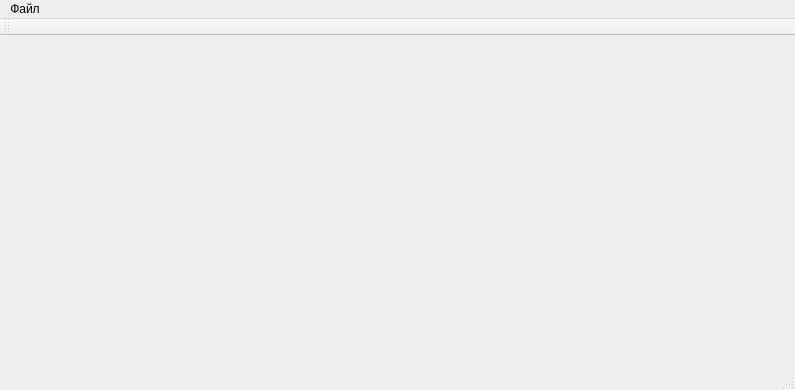
<?xml version="1.0" encoding="UTF-8"?>
<ui version="4.0">
 <class>MainWindow</class>
 <widget class="QMainWindow" name="MainWindow">
  <property name="geometry">
   <rect>
    <x>0</x>
    <y>0</y>
    <width>795</width>
    <height>390</height>
   </rect>
  </property>
  <property name="windowTitle">
   <string>MainWindow</string>
  </property>
  <property name="layoutDirection">
   <enum>Qt::LeftToRight</enum>
  </property>
  <widget class="QWidget" name="centralWidget">
   <layout class="QGridLayout" name="gridLayout">
    <item row="0" column="0">
     <layout class="QVBoxLayout" name="graphicLayout"/>
    </item>
   </layout>
  </widget>
  <widget class="QMenuBar" name="menuBar">
   <property name="geometry">
    <rect>
     <x>0</x>
     <y>0</y>
     <width>795</width>
     <height>21</height>
    </rect>
   </property>
   <widget class="QMenu" name="menu">
    <property name="title">
     <string>Файл</string>
    </property>
    <addaction name="openFile"/>
   </widget>
   <addaction name="menu"/>
  </widget>
  <widget class="QStatusBar" name="statusBar"/>
  <widget class="QToolBar" name="toolBar">
   <property name="windowTitle">
    <string>toolBar</string>
   </property>
   <property name="layoutDirection">
    <enum>Qt::LeftToRight</enum>
   </property>
   <property name="locale">
    <locale language="Russian" country="Russia"/>
   </property>
   <property name="allowedAreas">
    <set>Qt::AllToolBarAreas</set>
   </property>
   <property name="orientation">
    <enum>Qt::Horizontal</enum>
   </property>
   <property name="toolButtonStyle">
    <enum>Qt::ToolButtonIconOnly</enum>
   </property>
   <property name="floatable">
    <bool>true</bool>
   </property>
   <attribute name="toolBarArea">
    <enum>TopToolBarArea</enum>
   </attribute>
   <attribute name="toolBarBreak">
    <bool>true</bool>
   </attribute>
  </widget>
  <action name="openFile">
   <property name="text">
    <string>Открыть файл...</string>
   </property>
   <property name="shortcut">
    <string>Ctrl+O</string>
   </property>
  </action>
 </widget>
 <layoutdefault spacing="6" margin="11"/>
 <resources/>
 <connections/>
</ui>
